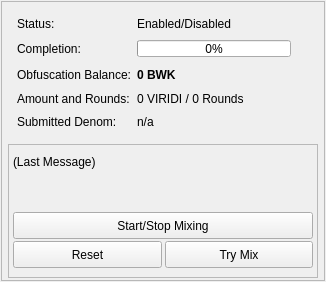
               <widget class="QWidget" name="TabObfuscation">
                <attribute name="title">
                 <string>Obfuscation</string>
                </attribute>
                <layout class="QVBoxLayout" name="verticalLayout_12">
                 <property name="leftMargin">
                  <number>1</number>
                 </property>
                 <property name="topMargin">
                  <number>1</number>
                 </property>
                 <property name="rightMargin">
                  <number>1</number>
                 </property>
                 <property name="bottomMargin">
                  <number>1</number>
                 </property>
                 <item>
                  <widget class="QFrame" name="frameObfuscation">
                   <property name="minimumSize">
                    <size>
                     <width>320</width>
                     <height>280</height>
                    </size>
                   </property>
                   <property name="layoutDirection">
                    <enum>Qt::LeftToRight</enum>
                   </property>
                   <property name="frameShape">
                    <enum>QFrame::StyledPanel</enum>
                   </property>
                   <property name="frameShadow">
                    <enum>QFrame::Raised</enum>
                   </property>
                   <layout class="QVBoxLayout" name="verticalLayout_6">
                    <property name="leftMargin">
                     <number>6</number>
                    </property>
                    <property name="topMargin">
                     <number>6</number>
                    </property>
                    <property name="rightMargin">
                     <number>6</number>
                    </property>
                    <property name="bottomMargin">
                     <number>2</number>
                    </property>
                    <item>
                     <widget class="QFrame" name="ObfuscationInfoFrame">
                      <property name="minimumSize">
                       <size>
                        <width>0</width>
                        <height>100</height>
                       </size>
                      </property>
                      <layout class="QFormLayout" name="formLayout">
                       <property name="fieldGrowthPolicy">
                        <enum>QFormLayout::AllNonFixedFieldsGrow</enum>
                       </property>
                       <property name="horizontalSpacing">
                        <number>6</number>
                       </property>
                       <property name="verticalSpacing">
                        <number>9</number>
                       </property>
                       <item row="0" column="0">
                        <widget class="QLabel" name="label_6">
                         <property name="text">
                          <string>Status:</string>
                         </property>
                        </widget>
                       </item>
                       <item row="0" column="1">
                        <widget class="QLabel" name="obfuscationEnabled">
                         <property name="text">
                          <string>Enabled/Disabled</string>
                         </property>
                        </widget>
                       </item>
                       <item row="1" column="0">
                        <widget class="QLabel" name="label_7">
                         <property name="minimumSize">
                          <size>
                           <width>0</width>
                           <height>17</height>
                          </size>
                         </property>
                         <property name="text">
                          <string>Completion:</string>
                         </property>
                        </widget>
                       </item>
                       <item row="1" column="1">
                        <widget class="QProgressBar" name="obfuscationProgress">
                         <property name="minimumSize">
                          <size>
                           <width>0</width>
                           <height>17</height>
                          </size>
                         </property>
                         <property name="maximumSize">
                          <size>
                           <width>154</width>
                           <height>15</height>
                          </size>
                         </property>
                         <property name="value">
                          <number>0</number>
                         </property>
                        </widget>
                       </item>
                       <item row="2" column="0">
                        <widget class="QLabel" name="labelAnonymizedText">
                         <property name="minimumSize">
                          <size>
                           <width>0</width>
                           <height>17</height>
                          </size>
                         </property>
                         <property name="text">
                          <string>Obfuscation Balance:</string>
                         </property>
                        </widget>
                       </item>
                       <item row="2" column="1">
                        <widget class="QLabel" name="labelAnonymized">
                         <property name="minimumSize">
                          <size>
                           <width>0</width>
                           <height>17</height>
                          </size>
                         </property>
                         <property name="font">
                          <font>
                           <weight>75</weight>
                           <bold>true</bold>
                          </font>
                         </property>
                         <property name="text">
                          <string notr="true">0 BWK</string>
                         </property>
                        </widget>
                       </item>
                       <item row="3" column="0">
                        <widget class="QLabel" name="label_8">
                         <property name="text">
                          <string>Amount and Rounds:</string>
                         </property>
                        </widget>
                       </item>
                       <item row="3" column="1">
                        <widget class="QLabel" name="labelAmountRounds">
                         <property name="text">
                          <string>0 VIRIDI / 0 Rounds</string>
                         </property>
                        </widget>
                       </item>
                       <item row="4" column="0">
                        <widget class="QLabel" name="label_9">
                         <property name="text">
                          <string>Submitted Denom:</string>
                         </property>
                        </widget>
                       </item>
                       <item row="4" column="1">
                        <widget class="QLabel" name="labelSubmittedDenom">
                         <property name="toolTip">
                          <string>The denominations you submitted to the Masternode.&lt;br&gt;To mix, other users must submit the exact same denominations.</string>
                         </property>
                         <property name="text">
                          <string>n/a</string>
                         </property>
                        </widget>
                       </item>
                      </layout>
                     </widget>
                    </item>
                    <item>
                     <widget class="QFrame" name="frameObfuscationControl">
                      <property name="minimumSize">
                       <size>
                        <width>0</width>
                        <height>50</height>
                       </size>
                      </property>
                      <property name="maximumSize">
                       <size>
                        <width>16777215</width>
                        <height>200</height>
                       </size>
                      </property>
                      <property name="frameShape">
                       <enum>QFrame::StyledPanel</enum>
                      </property>
                      <property name="frameShadow">
                       <enum>QFrame::Raised</enum>
                      </property>
                      <layout class="QVBoxLayout" name="verticalLayout_15">
                       <property name="spacing">
                        <number>2</number>
                       </property>
                       <property name="leftMargin">
                        <number>0</number>
                       </property>
                       <property name="topMargin">
                        <number>0</number>
                       </property>
                       <property name="rightMargin">
                        <number>0</number>
                       </property>
                       <property name="bottomMargin">
                        <number>6</number>
                       </property>
                       <item>
                        <layout class="QVBoxLayout" name="verticalLayout_14">
                         <property name="spacing">
                          <number>2</number>
                         </property>
                         <property name="leftMargin">
                          <number>4</number>
                         </property>
                         <property name="topMargin">
                          <number>10</number>
                         </property>
                         <property name="rightMargin">
                          <number>4</number>
                         </property>
                         <property name="bottomMargin">
                          <number>0</number>
                         </property>
                         <item>
                          <widget class="QLabel" name="obfuscationStatus">
                           <property name="sizePolicy">
                            <sizepolicy hsizetype="Fixed" vsizetype="Preferred">
                             <horstretch>0</horstretch>
                             <verstretch>0</verstretch>
                            </sizepolicy>
                           </property>
                           <property name="minimumSize">
                            <size>
                             <width>300</width>
                             <height>20</height>
                            </size>
                           </property>
                           <property name="maximumSize">
                            <size>
                             <width>300</width>
                             <height>100</height>
                            </size>
                           </property>
                           <property name="text">
                            <string>(Last Message)</string>
                           </property>
                           <property name="alignment">
                            <set>Qt::AlignLeading|Qt::AlignLeft|Qt::AlignTop</set>
                           </property>
                           <property name="wordWrap">
                            <bool>true</bool>
                           </property>
                          </widget>
                         </item>
                         <item>
                          <spacer name="verticalSpacer">
                           <property name="orientation">
                            <enum>Qt::Vertical</enum>
                           </property>
                           <property name="sizeType">
                            <enum>QSizePolicy::MinimumExpanding</enum>
                           </property>
                           <property name="sizeHint" stdset="0">
                            <size>
                             <width>20</width>
                             <height>20</height>
                            </size>
                           </property>
                          </spacer>
                         </item>
                         <item>
                          <layout class="QHBoxLayout" name="horizontalLayout_10">
                           <item>
                            <widget class="QPushButton" name="toggleObfuscation">
                             <property name="sizePolicy">
                              <sizepolicy hsizetype="Preferred" vsizetype="Fixed">
                               <horstretch>0</horstretch>
                               <verstretch>0</verstretch>
                              </sizepolicy>
                             </property>
                             <property name="minimumSize">
                              <size>
                               <width>0</width>
                               <height>27</height>
                              </size>
                             </property>
                             <property name="maximumSize">
                              <size>
                               <width>16777215</width>
                               <height>27</height>
                              </size>
                             </property>
                             <property name="cursor">
                              <cursorShape>ArrowCursor</cursorShape>
                             </property>
                             <property name="text">
                              <string>Start/Stop Mixing</string>
                             </property>
                            </widget>
                           </item>
                          </layout>
                         </item>
                         <item>
                          <layout class="QHBoxLayout" name="horizontalLayout_14">
                           <property name="spacing">
                            <number>3</number>
                           </property>
                           <property name="sizeConstraint">
                            <enum>QLayout::SetFixedSize</enum>
                           </property>
                           <property name="bottomMargin">
                            <number>3</number>
                           </property>
                           <item>
                            <widget class="QPushButton" name="obfuscationReset">
                             <property name="sizePolicy">
                              <sizepolicy hsizetype="Preferred" vsizetype="Fixed">
                               <horstretch>0</horstretch>
                               <verstretch>0</verstretch>
                              </sizepolicy>
                             </property>
                             <property name="minimumSize">
                              <size>
                               <width>65</width>
                               <height>27</height>
                              </size>
                             </property>
                             <property name="maximumSize">
                              <size>
                               <width>150</width>
                               <height>27</height>
                              </size>
                             </property>
                             <property name="toolTip">
                              <string>Reset the current status of Obfuscation (can interrupt Obfuscation if it's in the process of Mixing, which can cost you money!)</string>
                             </property>
                             <property name="autoFillBackground">
                              <bool>false</bool>
                             </property>
                             <property name="text">
                              <string>Reset</string>
                             </property>
                            </widget>
                           </item>
                           <item>
                            <widget class="QPushButton" name="obfuscationAuto">
                             <property name="sizePolicy">
                              <sizepolicy hsizetype="Preferred" vsizetype="Fixed">
                               <horstretch>0</horstretch>
                               <verstretch>0</verstretch>
                              </sizepolicy>
                             </property>
                             <property name="minimumSize">
                              <size>
                               <width>65</width>
                               <height>27</height>
                              </size>
                             </property>
                             <property name="maximumSize">
                              <size>
                               <width>150</width>
                               <height>27</height>
                              </size>
                             </property>
                             <property name="toolTip">
                              <string>Try to manually submit a Obfuscation request.</string>
                             </property>
                             <property name="text">
                              <string>Try Mix</string>
                             </property>
                            </widget>
                           </item>
                          </layout>
                         </item>
                        </layout>
                       </item>
                      </layout>
                     </widget>
                    </item>
                   </layout>
                  </widget>
                 </item>
                </layout>
               </widget>
